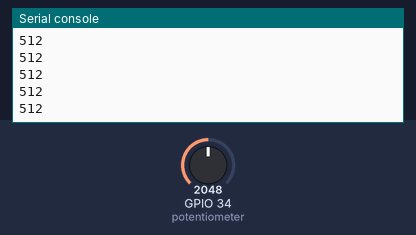
Recording of a program running on a simulated ESP32 board running MicroPython. On the bench: the last lines printed to the serial console. The test bench sets the inputs (shaded band); at power-on: GPIO 34 (potentiometer) = 2048 (analog values on the 0–4095 scale). Library files of the repository ran but are not shown: 1 file(s).

Above: at 1.2 s.
1.3 s: GPIO 34 (potentiometer) set to 2866
At 1.31 s:
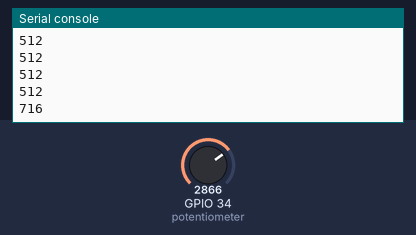
2.8 s: GPIO 34 (potentiometer) set to 3603
At 2.81 s:
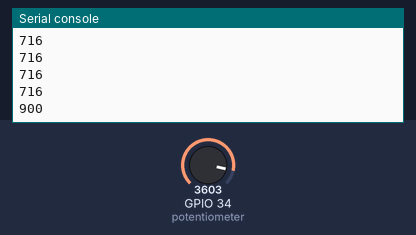
Timing chart, 0 to 5.8 s (numbered marks = the images above; inputs shaded):
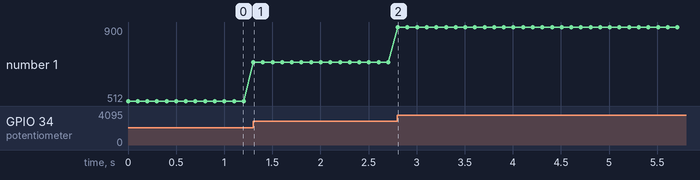

Measured:
- after the input at 1.3 s, the serial console: prints a new line at once (image 1)
- after the input at 2.8 s, the serial console: prints a new line at once (image 2)
- plotted number 1: 512 → 716 after the input at 1.3 s, 716 → 900 after the input at 2.8 s

The program:

main.py
```python
from time import sleep
from machine import Pin, ADC

potentiometer = ADC(Pin(34))
potentiometer.width(ADC.WIDTH_10BIT)
potentiometer.atten(ADC.ATTN_11DB)

while True:
  potentiometer_value = potentiometer.read()
  print(potentiometer_value)

  sleep(0.1)
```
